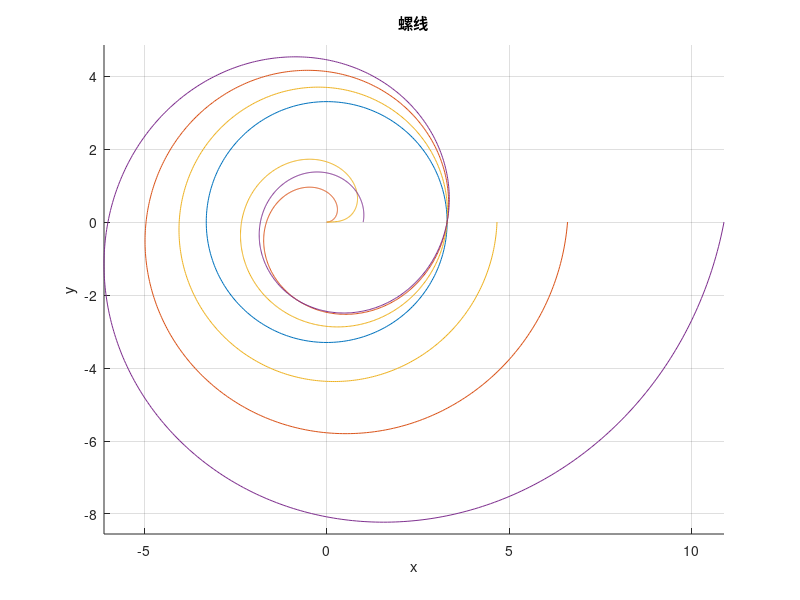

Reproduce this figure in MATLAB.
% 清空命令窗口和工作空间
clc;
clear;

% % 定义参数
% a = pi; % 螺线的参数
% b = [linspace(0, 1, 1500) ones(1,500)]; 
% t = linspace(0, 10*pi, 2000); % 参数范围
% r=a+b*t
% % 计算螺线的坐标
% x = a*cos(t).*b;
% y = a*sin(t).*b;
% % z = t; % 如果需要绘制三维螺线，可以添加一个 z 分量


tt=linspace(0, 2*pi, 300); % 参数范围
rx=3.3.*cos(tt);
ry=3.3.*sin(tt);


% 绘制螺线
figure(1)
clf
hold on
grid on; % 显示网格
axis equal; % 设置坐标轴比例相等
title('螺线');
xlabel('x');
ylabel('y');
% zlabel('z');
plot(rx,ry)

% tt=linspace(0, 2*pi, 300); % 参数范围
% rx=0.75.*cos(tt);
% ry=0.75.*sin(tt);
% plot(rx,ry)
%%
a=0;
b=0.5252;
t = linspace(0, 4*pi, 1000); % 参数范围
r=(a+t*b);
x=r.*cos(t);
y=r.*sin(t);
plot(x, y);

%%
a=1.3165;
r=a.*t.^0.5;
x=r.*cos(t);
y=r.*sin(t);
plot(x, y);

%%
a=1;
b=0.19;
r=a.*exp(b*t);
x=r.*cos(t);
y=r.*sin(t);
plot(x, y);








